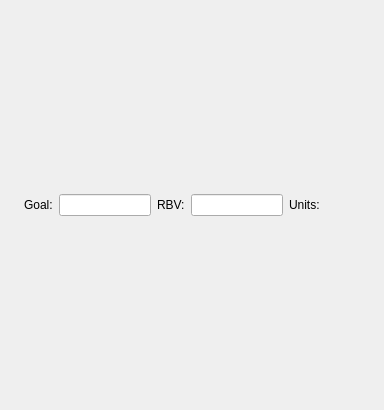
<?xml version="1.0" encoding="UTF-8"?>
<ui version="4.0">
 <class>Form</class>
 <widget class="QWidget" name="Form">
  <property name="geometry">
   <rect>
    <x>0</x>
    <y>0</y>
    <width>384</width>
    <height>410</height>
   </rect>
  </property>
  <property name="windowTitle">
   <string>Form</string>
  </property>
  <layout class="QVBoxLayout" name="verticalLayout">
   <item>
    <layout class="QHBoxLayout" name="horizontalLayout">
     <item>
      <widget class="PyDMLabel" name="pv_name">
       <property name="sizePolicy">
        <sizepolicy hsizetype="Preferred" vsizetype="Preferred">
         <horstretch>0</horstretch>
         <verstretch>0</verstretch>
        </sizepolicy>
       </property>
       <property name="toolTip">
        <string/>
       </property>
       <property name="frameShape">
        <enum>QFrame::NoFrame</enum>
       </property>
       <property name="channel" stdset="0">
        <string/>
       </property>
      </widget>
     </item>
     <item>
      <widget class="QLabel" name="label">
       <property name="sizePolicy">
        <sizepolicy hsizetype="Preferred" vsizetype="Preferred">
         <horstretch>0</horstretch>
         <verstretch>0</verstretch>
        </sizepolicy>
       </property>
       <property name="text">
        <string>Goal:</string>
       </property>
      </widget>
     </item>
     <item>
      <widget class="PyDMLineEdit" name="pv_goal">
       <property name="sizePolicy">
        <sizepolicy hsizetype="Maximum" vsizetype="Fixed">
         <horstretch>1</horstretch>
         <verstretch>0</verstretch>
        </sizepolicy>
       </property>
       <property name="minimumSize">
        <size>
         <width>50</width>
         <height>0</height>
        </size>
       </property>
       <property name="toolTip">
        <string/>
       </property>
       <property name="text">
        <string/>
       </property>
      </widget>
     </item>
     <item>
      <widget class="QLabel" name="label_3">
       <property name="sizePolicy">
        <sizepolicy hsizetype="Preferred" vsizetype="Preferred">
         <horstretch>0</horstretch>
         <verstretch>0</verstretch>
        </sizepolicy>
       </property>
       <property name="text">
        <string>RBV:</string>
       </property>
      </widget>
     </item>
     <item>
      <widget class="PyDMLineEdit" name="pv_rbv">
       <property name="sizePolicy">
        <sizepolicy hsizetype="Maximum" vsizetype="Fixed">
         <horstretch>1</horstretch>
         <verstretch>0</verstretch>
        </sizepolicy>
       </property>
       <property name="minimumSize">
        <size>
         <width>50</width>
         <height>0</height>
        </size>
       </property>
       <property name="toolTip">
        <string/>
       </property>
       <property name="readOnly">
        <bool>true</bool>
       </property>
      </widget>
     </item>
     <item>
      <widget class="QLabel" name="label_4">
       <property name="sizePolicy">
        <sizepolicy hsizetype="Preferred" vsizetype="Preferred">
         <horstretch>0</horstretch>
         <verstretch>0</verstretch>
        </sizepolicy>
       </property>
       <property name="text">
        <string>Units:</string>
       </property>
      </widget>
     </item>
     <item>
      <widget class="PyDMLabel" name="pv_units">
       <property name="sizePolicy">
        <sizepolicy hsizetype="Preferred" vsizetype="Preferred">
         <horstretch>0</horstretch>
         <verstretch>0</verstretch>
        </sizepolicy>
       </property>
       <property name="toolTip">
        <string/>
       </property>
       <property name="precision" stdset="0">
        <number>0</number>
       </property>
       <property name="showUnits" stdset="0">
        <bool>false</bool>
       </property>
       <property name="precisionFromPV" stdset="0">
        <bool>true</bool>
       </property>
       <property name="alarmSensitiveContent" stdset="0">
        <bool>false</bool>
       </property>
       <property name="alarmSensitiveBorder" stdset="0">
        <bool>true</bool>
       </property>
       <property name="PyDMToolTip" stdset="0">
        <string/>
       </property>
       <property name="channel" stdset="0">
        <string/>
       </property>
       <property name="enableRichText" stdset="0">
        <bool>false</bool>
       </property>
      </widget>
     </item>
     <item>
      <spacer name="horizontalSpacer">
       <property name="orientation">
        <enum>Qt::Horizontal</enum>
       </property>
       <property name="sizeHint" stdset="0">
        <size>
         <width>40</width>
         <height>20</height>
        </size>
       </property>
      </spacer>
     </item>
    </layout>
   </item>
  </layout>
 </widget>
 <customwidgets>
  <customwidget>
   <class>PyDMLabel</class>
   <extends>QLabel</extends>
   <header>pydm.widgets.label</header>
  </customwidget>
  <customwidget>
   <class>PyDMLineEdit</class>
   <extends>QLineEdit</extends>
   <header>pydm.widgets.line_edit</header>
  </customwidget>
 </customwidgets>
 <resources/>
 <connections/>
</ui>
